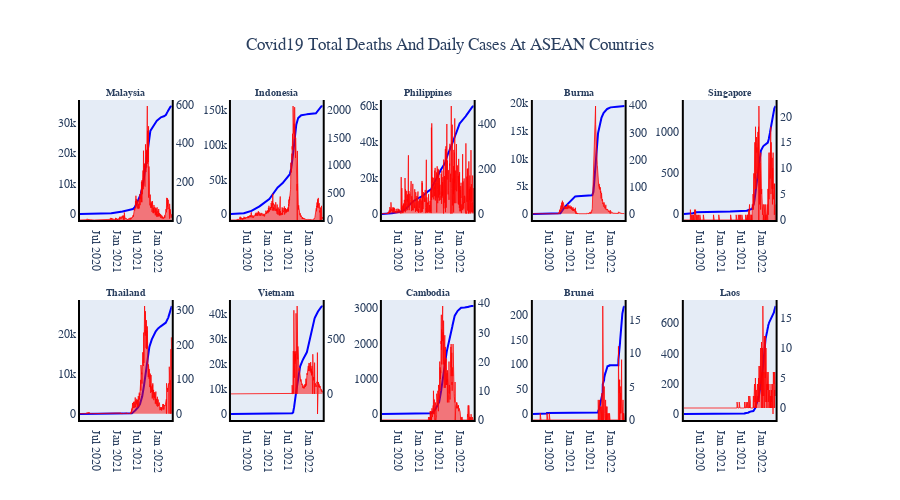

Source (notebook cell):
### Code cell
#Creating the ASEAN Covid19 Cases Graphs
fig = make_subplots(rows=2, cols=5, specs=[[{'secondary_y': True}, {'secondary_y': True},
                                            {'secondary_y': True}, {'secondary_y': True}, {'secondary_y': True}],
                                           [{'secondary_y': True}, {'secondary_y': True},
                                            {'secondary_y': True}, {'secondary_y': True}, {'secondary_y': True}]],
                    
subplot_titles=('<b>Malaysia</b>', '<b>Indonesia</b>', '<b>Philippines</b>', '<b>Burma</b>', '<b>Singapore</b>',
                '<b>Thailand</b>', '<b>Vietnam</b>', '<b>Cambodia</b>', '<b>Brunei</b>', '<b>Laos</b>'))
#Row 1
#Graph 1
fig.add_trace(go.Scatter(x = df_mas['Date'], y = df_mas['Deaths'],name='Total Deaths',
                        line = dict(color='blue', width=2)), row=1, col=1,secondary_y=False)
fig.add_trace(go.Scatter(x = df_mas['Date'], y = df_mas['daily_deaths'],
                         fill='tozeroy',mode='lines',name=' Daily Deaths',
                        line = dict(color='red', width=0.75)), row=1, col=1,secondary_y=True)
#Graph 2
fig.add_trace(go.Scatter(x = df_ind['Date'], y = df_ind['Deaths'],name='Total Deaths',
                        line = dict(color='blue', width=2)), row=1, col=2,secondary_y=False)
fig.add_trace(go.Scatter(x = df_ind['Date'], y = df_ind['daily_deaths'],
                         fill='tozeroy',mode='lines',name=' Daily Deaths',
                        line = dict(color='red', width=0.75)), row=1, col=2,secondary_y=True)
#Graph 3
fig.add_trace(go.Scatter(x = df_phi['Date'], y = df_phi['Deaths'],name='Total Deaths',
                        line = dict(color='blue', width=2)), row=1, col=3,secondary_y=False)
fig.add_trace(go.Scatter(x = df_phi['Date'], y = df_phi['daily_deaths'],
                         fill='tozeroy',mode='lines',name=' Daily Deaths',
                        line = dict(color='red', width=0.75)), row=1, col=3,secondary_y=True)
#Graph 4
fig.add_trace(go.Scatter(x = df_bur['Date'], y = df_bur['Deaths'],name='Total Deaths',
                        line = dict(color='blue', width=2)), row=1, col=4,secondary_y=False)
fig.add_trace(go.Scatter(x = df_bur['Date'], y = df_bur['daily_deaths'],
                         fill='tozeroy',mode='lines',name=' Daily Deaths',
                        line = dict(color='red', width=0.75)), row=1, col=4,secondary_y=True)
#Graph 5
fig.add_trace(go.Scatter(x = df_sin['Date'], y = df_sin['Deaths'],name='Total Deaths',
                        line = dict(color='blue', width=2)), row=1, col=5,secondary_y=False)
fig.add_trace(go.Scatter(x = df_sin['Date'], y = df_sin['daily_deaths'],
                         fill='tozeroy',mode='lines',name=' Daily Deaths',
                        line = dict(color='red', width=0.75)), row=1, col=5,secondary_y=True)
#Row 2
#Graph 6
fig.add_trace(go.Scatter(x = df_tha['Date'], y = df_tha['Deaths'],name='Total Deaths',
                        line = dict(color='blue', width=2)), row=2, col=1,secondary_y=False)
fig.add_trace(go.Scatter(x = df_tha['Date'], y = df_tha['daily_deaths'],
                         fill='tozeroy',mode='lines',name=' Daily Deaths',
                        line = dict(color='red', width=0.75)), row=2, col=1,secondary_y=True)
#Graph 7
fig.add_trace(go.Scatter(x = df_vie['Date'], y = df_vie['Deaths'],name='Total Deaths',
                        line = dict(color='blue', width=2)), row=2, col=2,secondary_y=False)
fig.add_trace(go.Scatter(x = df_vie['Date'], y = df_vie['daily_deaths'],
                         fill='tozeroy',mode='lines',name=' Daily Deaths',
                        line = dict(color='red', width=0.75)), row=2, col=2,secondary_y=True)
#Graph 8
fig.add_trace(go.Scatter(x = df_cam['Date'], y = df_cam['Deaths'],name='Total Deaths',
                        line = dict(color='blue', width=2)), row=2, col=3,secondary_y=False)
fig.add_trace(go.Scatter(x = df_cam['Date'], y = df_cam['daily_deaths'],
                         fill='tozeroy',mode='lines',name=' Daily Deaths',
                        line = dict(color='red', width=0.75)), row=2, col=3,secondary_y=True)
#Graph 9
fig.add_trace(go.Scatter(x = df_bru['Date'], y = df_bru['Deaths'],name='Total Deaths',
                        line = dict(color='blue', width=2)), row=2, col=4,secondary_y=False)
fig.add_trace(go.Scatter(x = df_bru['Date'], y = df_bru['daily_deaths'],
                         fill='tozeroy',mode='lines',name=' Daily Deaths',
                        line = dict(color='red', width=0.75)), row=2, col=4,secondary_y=True)
#Graph 10
fig.add_trace(go.Scatter(x = df_lao['Date'], y = df_lao['Deaths'],name='Total Deaths',
                        line = dict(color='blue', width=2)), row=2, col=5,secondary_y=False)
fig.add_trace(go.Scatter(x = df_lao['Date'], y = df_lao['daily_deaths'],
                         fill='tozeroy',mode='lines',name=' Daily Deaths',
                        line = dict(color='red', width=0.75)), row=2, col=5,secondary_y=True)

#Adding title and adjusting the layout
fig.update_layout(height=500,showlegend=False,title_text="Covid19 Total Deaths And Daily Cases At ASEAN Countries",title_x=0.5)
fig.update_annotations(font=dict(family="Helvetica", size=10))
fig.update_layout(font=dict(family="Helvetica", size=12))
fig.update_xaxes(showgrid=False, zeroline=False, showline=True, linewidth=2, linecolor='black')
fig.update_yaxes(showgrid=False, zeroline=False, showline=True, linewidth=2, linecolor='black')
#Plotting the graph
fig.show()

### Figure 1 — Plotly figure (JSON) as saved in the notebook; plotly's stock layout.template omitted (floating-point values rounded to 4 significant figures; data arrays with more than 128 entries replaced by an {"elided": "..."} marker saying what was removed)
{"data": [{"line": {"color": "blue", "width": 2}, "name": "Total Deaths", "type": "scatter", "x": {"elided": "815 str values"}, "xaxis": "x", "y": {"elided": "815 int values"}, "yaxis": "y"}, {"fill": "tozeroy", "line": {"color": "red", "width": 0.75}, "mode": "lines", "name": " Daily Deaths", "type": "scatter", "x": {"elided": "815 str values"}, "xaxis": "x", "y": {"elided": "815 int values"}, "yaxis": "y2"}, {"line": {"color": "blue", "width": 2}, "name": "Total Deaths", "type": "scatter", "x": {"elided": "815 str values"}, "xaxis": "x2", "y": {"elided": "815 int values"}, "yaxis": "y3"}, {"fill": "tozeroy", "line": {"color": "red", "width": 0.75}, "mode": "lines", "name": " Daily Deaths", "type": "scatter", "x": {"elided": "815 str values"}, "xaxis": "x2", "y": {"elided": "815 int values"}, "yaxis": "y4"}, {"line": {"color": "blue", "width": 2}, "name": "Total Deaths", "type": "scatter", "x": {"elided": "815 str values"}, "xaxis": "x3", "y": {"elided": "815 int values"}, "yaxis": "y5"}, {"fill": "tozeroy", "line": {"color": "red", "width": 0.75}, "mode": "lines", "name": " Daily Deaths", "type": "scatter", "x": {"elided": "815 str values"}, "xaxis": "x3", "y": {"elided": "815 int values"}, "yaxis": "y6"}, {"line": {"color": "blue", "width": 2}, "name": "Total Deaths", "type": "scatter", "x": {"elided": "815 str values"}, "xaxis": "x4", "y": {"elided": "815 int values"}, "yaxis": "y7"}, {"fill": "tozeroy", "line": {"color": "red", "width": 0.75}, "mode": "lines", "name": " Daily Deaths", "type": "scatter", "x": {"elided": "815 str values"}, "xaxis": "x4", "y": {"elided": "815 int values"}, "yaxis": "y8"}, {"line": {"color": "blue", "width": 2}, "name": "Total Deaths", "type": "scatter", "x": {"elided": "815 str values"}, "xaxis": "x5", "y": {"elided": "815 int values"}, "yaxis": "y9"}, {"fill": "tozeroy", "line": {"color": "red", "width": 0.75}, "mode": "lines", "name": " Daily Deaths", "type": "scatter", "x": {"elided": "815 str values"}, "xaxis": "x5", "y": {"elided": "815 int values"}, "yaxis": "y10"}, {"line": {"color": "blue", "width": 2}, "name": "Total Deaths", "type": "scatter", "x": {"elided": "815 str values"}, "xaxis": "x6", "y": {"elided": "815 int values"}, "yaxis": "y11"}, {"fill": "tozeroy", "line": {"color": "red", "width": 0.75}, "mode": "lines", "name": " Daily Deaths", "type": "scatter", "x": {"elided": "815 str values"}, "xaxis": "x6", "y": {"elided": "815 int values"}, "yaxis": "y12"}, {"line": {"color": "blue", "width": 2}, "name": "Total Deaths", "type": "scatter", "x": {"elided": "815 str values"}, "xaxis": "x7", "y": {"elided": "815 int values"}, "yaxis": "y13"}, {"fill": "tozeroy", "line": {"color": "red", "width": 0.75}, "mode": "lines", "name": " Daily Deaths", "type": "scatter", "x": {"elided": "815 str values"}, "xaxis": "x7", "y": {"elided": "815 int values"}, "yaxis": "y14"}, {"line": {"color": "blue", "width": 2}, "name": "Total Deaths", "type": "scatter", "x": {"elided": "815 str values"}, "xaxis": "x8", "y": {"elided": "815 int values"}, "yaxis": "y15"}, {"fill": "tozeroy", "line": {"color": "red", "width": 0.75}, "mode": "lines", "name": " Daily Deaths", "type": "scatter", "x": {"elided": "815 str values"}, "xaxis": "x8", "y": {"elided": "815 int values"}, "yaxis": "y16"}, {"line": {"color": "blue", "width": 2}, "name": "Total Deaths", "type": "scatter", "x": {"elided": "815 str values"}, "xaxis": "x9", "y": {"elided": "815 int values"}, "yaxis": "y17"}, {"fill": "tozeroy", "line": {"color": "red", "width": 0.75}, "mode": "lines", "name": " Daily Deaths", "type": "scatter", "x": {"elided": "815 str values"}, "xaxis": "x9", "y": {"elided": "815 int values"}, "yaxis": "y18"}, {"line": {"color": "blue", "width": 2}, "name": "Total Deaths", "type": "scatter", "x": {"elided": "815 str values"}, "xaxis": "x10", "y": {"elided": "815 int values"}, "yaxis": "y19"}, {"fill": "tozeroy", "line": {"color": "red", "width": 0.75}, "mode": "lines", "name": " Daily Deaths", "type": "scatter", "x": {"elided": "815 str values"}, "xaxis": "x10", "y": {"elided": "815 int values"}, "yaxis": "y20"}], "layout": {"annotations": [{"font": {"family": "Helvetica", "size": 10}, "showarrow": false, "text": "<b>Malaysia</b>", "x": 0.062, "xanchor": "center", "xref": "paper", "y": 1, "yanchor": "bottom", "yref": "paper"}, {"font": {"family": "Helvetica", "size": 10}, "showarrow": false, "text": "<b>Indonesia</b>", "x": 0.266, "xanchor": "center", "xref": "paper", "y": 1, "yanchor": "bottom", "yref": "paper"}, {"font": {"family": "Helvetica", "size": 10}, "showarrow": false, "text": "<b>Philippines</b>", "x": 0.47, "xanchor": "center", "xref": "paper", "y": 1, "yanchor": "bottom", "yref": "paper"}, {"font": {"family": "Helvetica", "size": 10}, "showarrow": false, "text": "<b>Burma</b>", "x": 0.674, "xanchor": "center", "xref": "paper", "y": 1, "yanchor": "bottom", "yref": "paper"}, {"font": {"family": "Helvetica", "size": 10}, "showarrow": false, "text": "<b>Singapore</b>", "x": 0.878, "xanchor": "center", "xref": "paper", "y": 1, "yanchor": "bottom", "yref": "paper"}, {"font": {"family": "Helvetica", "size": 10}, "showarrow": false, "text": "<b>Thailand</b>", "x": 0.062, "xanchor": "center", "xref": "paper", "y": 0.375, "yanchor": "bottom", "yref": "paper"}, {"font": {"family": "Helvetica", "size": 10}, "showarrow": false, "text": "<b>Vietnam</b>", "x": 0.266, "xanchor": "center", "xref": "paper", "y": 0.375, "yanchor": "bottom", "yref": "paper"}, {"font": {"family": "Helvetica", "size": 10}, "showarrow": false, "text": "<b>Cambodia</b>", "x": 0.47, "xanchor": "center", "xref": "paper", "y": 0.375, "yanchor": "bottom", "yref": "paper"}, {"font": {"family": "Helvetica", "size": 10}, "showarrow": false, "text": "<b>Brunei</b>", "x": 0.674, "xanchor": "center", "xref": "paper", "y": 0.375, "yanchor": "bottom", "yref": "paper"}, {"font": {"family": "Helvetica", "size": 10}, "showarrow": false, "text": "<b>Laos</b>", "x": 0.878, "xanchor": "center", "xref": "paper", "y": 0.375, "yanchor": "bottom", "yref": "paper"}], "font": {"family": "Helvetica", "size": 12}, "height": 500, "showlegend": false, "title": {"text": "Covid19 Total Deaths And Daily Cases At ASEAN Countries", "x": 0.5}, "xaxis": {"anchor": "y", "domain": [0, 0.124], "linecolor": "black", "linewidth": 2, "showgrid": false, "showline": true, "zeroline": false}, "xaxis10": {"anchor": "y19", "domain": [0.816, 0.94], "linecolor": "black", "linewidth": 2, "showgrid": false, "showline": true, "zeroline": false}, "xaxis2": {"anchor": "y3", "domain": [0.204, 0.328], "linecolor": "black", "linewidth": 2, "showgrid": false, "showline": true, "zeroline": false}, "xaxis3": {"anchor": "y5", "domain": [0.408, 0.532], "linecolor": "black", "linewidth": 2, "showgrid": false, "showline": true, "zeroline": false}, "xaxis4": {"anchor": "y7", "domain": [0.612, 0.736], "linecolor": "black", "linewidth": 2, "showgrid": false, "showline": true, "zeroline": false}, "xaxis5": {"anchor": "y9", "domain": [0.816, 0.94], "linecolor": "black", "linewidth": 2, "showgrid": false, "showline": true, "zeroline": false}, "xaxis6": {"anchor": "y11", "domain": [0, 0.124], "linecolor": "black", "linewidth": 2, "showgrid": false, "showline": true, "zeroline": false}, "xaxis7": {"anchor": "y13", "domain": [0.204, 0.328], "linecolor": "black", "linewidth": 2, "showgrid": false, "showline": true, "zeroline": false}, "xaxis8": {"anchor": "y15", "domain": [0.408, 0.532], "linecolor": "black", "linewidth": 2, "showgrid": false, "showline": true, "zeroline": false}, "xaxis9": {"anchor": "y17", "domain": [0.612, 0.736], "linecolor": "black", "linewidth": 2, "showgrid": false, "showline": true, "zeroline": false}, "yaxis": {"anchor": "x", "domain": [0.625, 1], "linecolor": "black", "linewidth": 2, "showgrid": false, "showline": true, "zeroline": false}, "yaxis10": {"anchor": "x5", "linecolor": "black", "linewidth": 2, "overlaying": "y9", "showgrid": false, "showline": true, "side": "right", "zeroline": false}, "yaxis11": {"anchor": "x6", "domain": [0, 0.375], "linecolor": "black", "linewidth": 2, "showgrid": false, "showline": true, "zeroline": false}, "yaxis12": {"anchor": "x6", "linecolor": "black", "linewidth": 2, "overlaying": "y11", "showgrid": false, "showline": true, "side": "right", "zeroline": false}, "yaxis13": {"anchor": "x7", "domain": [0, 0.375], "linecolor": "black", "linewidth": 2, "showgrid": false, "showline": true, "zeroline": false}, "yaxis14": {"anchor": "x7", "linecolor": "black", "linewidth": 2, "overlaying": "y13", "showgrid": false, "showline": true, "side": "right", "zeroline": false}, "yaxis15": {"anchor": "x8", "domain": [0, 0.375], "linecolor": "black", "linewidth": 2, "showgrid": false, "showline": true, "zeroline": false}, "yaxis16": {"anchor": "x8", "linecolor": "black", "linewidth": 2, "overlaying": "y15", "showgrid": false, "showline": true, "side": "right", "zeroline": false}, "yaxis17": {"anchor": "x9", "domain": [0, 0.375], "linecolor": "black", "linewidth": 2, "showgrid": false, "showline": true, "zeroline": false}, "yaxis18": {"anchor": "x9", "linecolor": "black", "linewidth": 2, "overlaying": "y17", "showgrid": false, "showline": true, "side": "right", "zeroline": false}, "yaxis19": {"anchor": "x10", "domain": [0, 0.375], "linecolor": "black", "linewidth": 2, "showgrid": false, "showline": true, "zeroline": false}, "yaxis2": {"anchor": "x", "linecolor": "black", "linewidth": 2, "overlaying": "y", "showgrid": false, "showline": true, "side": "right", "zeroline": false}, "yaxis20": {"anchor": "x10", "linecolor": "black", "linewidth": 2, "overlaying": "y19", "showgrid": false, "showline": true, "side": "right", "zeroline": false}, "yaxis3": {"anchor": "x2", "domain": [0.625, 1], "linecolor": "black", "linewidth": 2, "showgrid": false, "showline": true, "zeroline": false}, "yaxis4": {"anchor": "x2", "linecolor": "black", "linewidth": 2, "overlaying": "y3", "showgrid": false, "showline": true, "side": "right", "zeroline": false}, "yaxis5": {"anchor": "x3", "domain": [0.625, 1], "linecolor": "black", "linewidth": 2, "showgrid": false, "showline": true, "zeroline": false}, "yaxis6": {"anchor": "x3", "linecolor": "black", "linewidth": 2, "overlaying": "y5", "showgrid": false, "showline": true, "side": "right", "zeroline": false}, "yaxis7": {"anchor": "x4", "domain": [0.625, 1], "linecolor": "black", "linewidth": 2, "showgrid": false, "showline": true, "zeroline": false}, "yaxis8": {"anchor": "x4", "linecolor": "black", "linewidth": 2, "overlaying": "y7", "showgrid": false, "showline": true, "side": "right", "zeroline": false}, "yaxis9": {"anchor": "x5", "domain": [0.625, 1], "linecolor": "black", "linewidth": 2, "showgrid": false, "showline": true, "zeroline": false}}}
